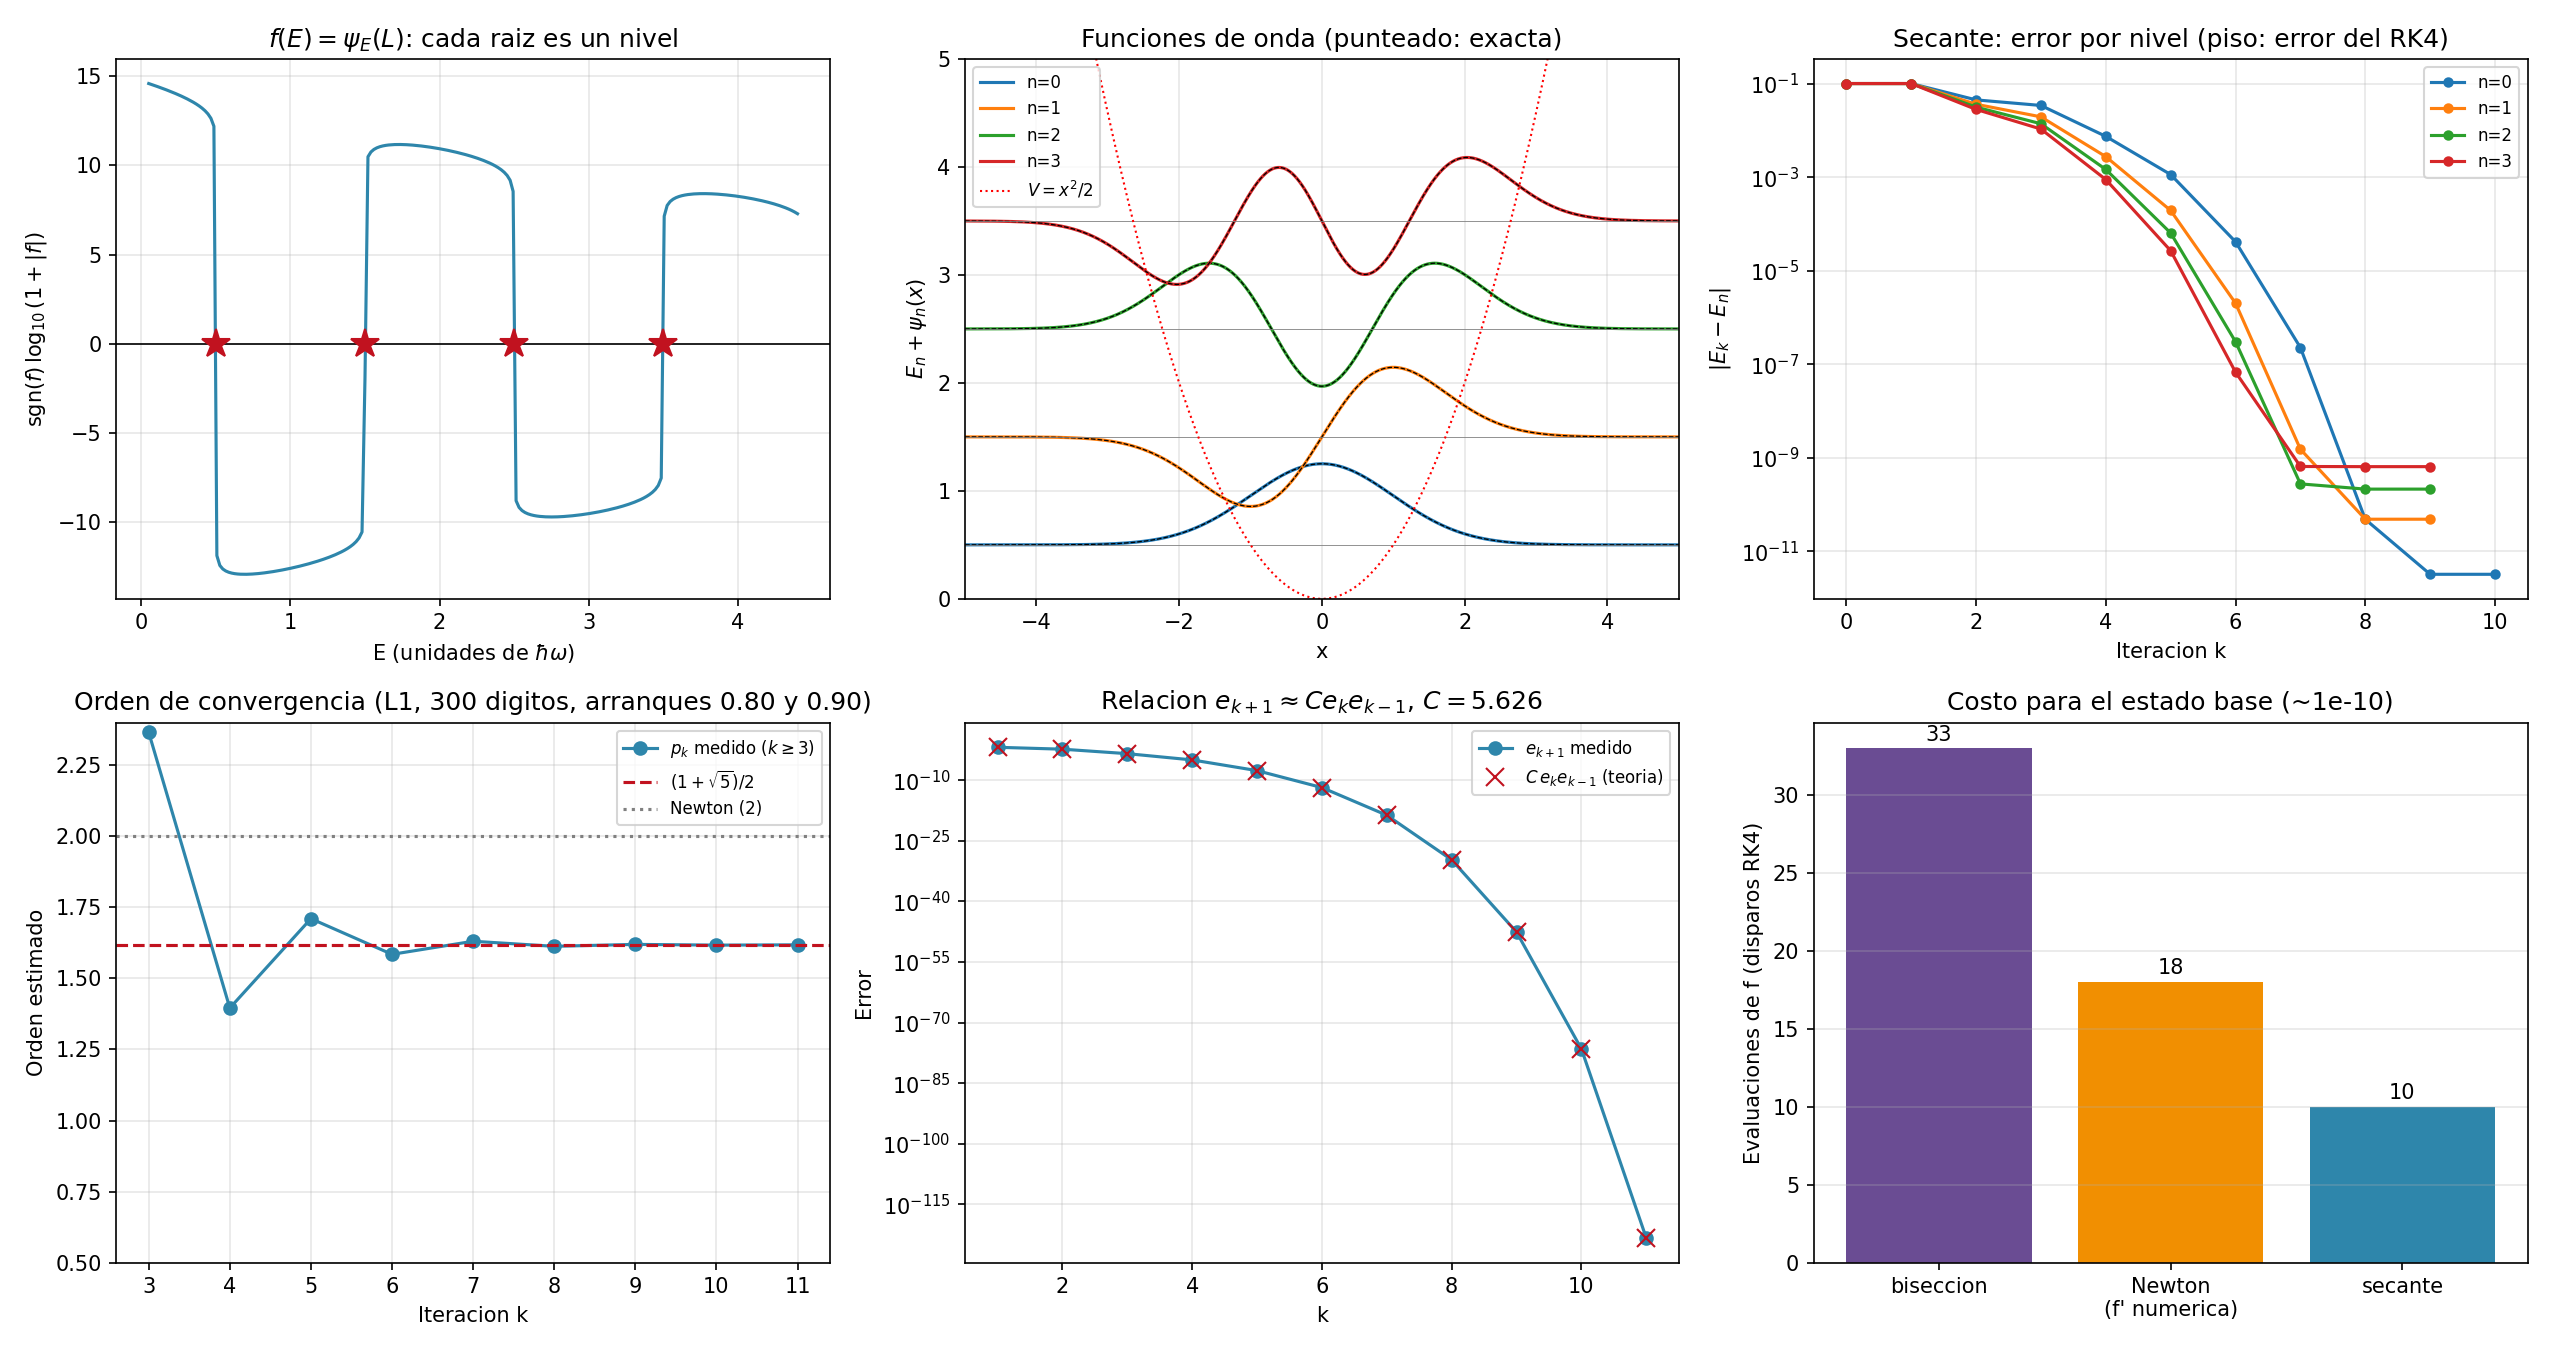

Python code for this plot:
r"""
=============================================================================
 TEMA: Metodo de la secante
 CURSO: Fisica Computacional II
=============================================================================

MOTIVACION Y DEDUCCION
-----------------------------------------------------------------
Newton necesita f'(x_k). A veces f' no esta disponible (f es el resultado de
una simulacion, una integral numerica o una caja negra) o es cara de calcular.
La secante reemplaza la tangente por la RECTA SECANTE que pasa por los dos
ultimos puntos (x_{k-1}, f_{k-1}) y (x_k, f_k): es Newton con la derivada
aproximada por el cociente de diferencias

        f'(x_k) ~ ( f(x_k) - f(x_{k-1}) ) / ( x_k - x_{k-1} ) = f[x_{k-1}, x_k] .

Entonces

        x_{k+1} = x_k - f(x_k) (x_k - x_{k-1}) / ( f(x_k) - f(x_{k-1}) ) .

Solo cuesta UNA evaluacion nueva de f por iteracion (la anterior se reutiliza).

ORDEN DE CONVERGENCIA (deduccion)
-----------------------------------------------------------------
Con diferencias divididas, f(x_k) = f[x_k, x*] e_k (porque f(x*) = 0). Asi

    e_{k+1} = e_k - f_k / f[x_{k-1},x_k]
            = e_k ( 1 - f[x_k,x*] / f[x_{k-1},x_k] )
            = e_k ( f[x_{k-1},x_k] - f[x_k,x*] ) / f[x_{k-1},x_k]
            = e_k e_{k-1} f[x_{k-1},x_k,x*] / f[x_{k-1},x_k]
            ~ ( f''(x*) / (2 f'(x*)) ) e_k e_{k-1} .

(se uso f[a,b] - f[b,c] = f[a,b,c] (a - c) y a - c = e_{k-1}). Suponiendo
e_{k+1} ~ A e_k^p, entonces e_{k-1} ~ (e_k/A)^{1/p} y la relacion anterior da
e_k^p ~ e_k^{1 + 1/p}, es decir

        p = 1 + 1/p   =>   p^2 - p - 1 = 0   =>   p = (1+sqrt 5)/2 ~ 1.618

(la razon aurea). Es superlineal pero menor que 2 de Newton. Sin embargo,
por costo por evaluacion de f, la secante es MEJOR: crecimiento por
evaluacion = 1.618 frente a sqrt(2) = 1.414 de Newton si cada derivada
cuesta una evaluacion extra (indice de eficiencia p^(1/costo)).

EJEMPLO FISICO: metodo de disparo para el oscilador armonico cuantico
-----------------------------------------------------------------
En unidades adimensionales (hbar = m = w = 1) la ecuacion de Schrodinger es

        -(1/2) psi'' + (1/2) x^2 psi = E psi   <=>   psi'' = (x^2 - 2E) psi .

Se exige psi -> 0 en x -> +-inf; numericamente, psi(-L) = 0 y psi(+L) = 0 con
L grande (justificacion: las soluciones no fisicas crecen como e^{x^2/2},
asi que el error de truncar en L = 6 es del orden de e^{-L^2} ~ 1e-16, muy
inferior al del integrador).

Metodo de disparo: dada una energia E de prueba, se integra desde x = -L con
psi(-L) = 0, psi'(-L) = 1 (la normalizacion no importa: la ecuacion es lineal)
hasta x = +L, y se define

        f(E) = psi_E(+L) .

Las energias permitidas son las RAICES de f(E). No existe una formula para
f'(E) (psi depende de E a traves de una integracion numerica), asi que
Newton no es practico: es el caso ideal para la secante.
Solucion exacta (para medir el error): E_n = n + 1/2.
"""

import numpy as np
import matplotlib.pyplot as plt
import mpmath as mp

np.set_printoptions(precision=10, suppress=True)
trapz = getattr(np, "trapezoid", None) or np.trapz   # numpy 2.x / 1.x

L_BOX = 6.0
N_PASOS = 2400
H = 2 * L_BOX / N_PASOS
CONTADOR = {"evals": 0}


# -----------------------------------------------------------------------
# 1) Integrador RK4 de psi'' = (x^2 - 2E) psi
# -----------------------------------------------------------------------
def disparo(E, devolver_perfil=False):
    """Integra de -L a +L con RK4 y devuelve psi(+L) (o todo el perfil)."""
    CONTADOR["evals"] += 1
    x = -L_BOX
    psi, dpsi = 0.0, 1.0

    def deriv(x, psi, dpsi):
        return dpsi, (x * x - 2 * E) * psi

    xs = np.empty(N_PASOS + 1)
    ps = np.empty(N_PASOS + 1)
    xs[0], ps[0] = x, psi
    for i in range(N_PASOS):
        k1 = deriv(x, psi, dpsi)
        k2 = deriv(x + H / 2, psi + H / 2 * k1[0], dpsi + H / 2 * k1[1])
        k3 = deriv(x + H / 2, psi + H / 2 * k2[0], dpsi + H / 2 * k2[1])
        k4 = deriv(x + H, psi + H * k3[0], dpsi + H * k3[1])
        psi += H / 6 * (k1[0] + 2 * k2[0] + 2 * k3[0] + k4[0])
        dpsi += H / 6 * (k1[1] + 2 * k2[1] + 2 * k3[1] + k4[1])
        x += H
        xs[i + 1], ps[i + 1] = x, psi
    return (xs, ps) if devolver_perfil else psi


# -----------------------------------------------------------------------
# 2) Metodo de la secante
# -----------------------------------------------------------------------
def secante(f, x0, x1, tol=1e-12, max_iter=50):
    """Devuelve la lista de iterados. Criterio: |x_{k+1}-x_k| < tol.
    Se protege contra f(x_k) = f(x_{k-1}) (denominador nulo)."""
    xs = [x0, x1]
    f0, f1 = f(x0), f(x1)
    for _ in range(max_iter):
        if f1 == f0:
            raise ZeroDivisionError("f(x_k) = f(x_{k-1}): la secante es horizontal")
        x2 = xs[-1] - f1 * (xs[-1] - xs[-2]) / (f1 - f0)
        xs.append(x2)
        if abs(x2 - xs[-2]) < tol:
            break
        f0, f1 = f1, f(x2)
    return np.array(xs)


# =========================================================================
# 3) Primeros cuatro niveles de energia
# =========================================================================
print(f"RK4 con h = {H:.4f}, L = {L_BOX}.  E exacta = n + 1/2\n")

# --- ADVERTENCIA: la secante NO esta atrapada en un intervalo (a diferencia
# de la biseccion). f(E) = psi(L) es extremadamente empinada (pasa de +1e13 a
# -1e13 entre E=0.3 y E=0.7), y con arranques lejanos la secante rebota:
CONTADOR["evals"] = 0
Es_lejos = secante(disparo, 0.3, 0.7, tol=1e-12)
print("Arranques LEJANOS [0.3, 0.7]: la secante necesita "
      f"{len(Es_lejos)-2} iteraciones y visita E_min = {Es_lejos.min():.3f} "
      "(fuera de [0.3, 0.7])")
print("En la practica se hace un barrido grueso de E para localizar el cambio de\n"
      "signo y se arranca la secante cerca de el:\n")
print(f"{'n':>2} {'arranques':>12} {'E calculada':>16} {'|E - E_exacta|':>16} "
      f"{'iter':>5} {'evals de f':>11}")

resultados = []
for n in range(4):
    CONTADOR["evals"] = 0
    Es = secante(disparo, n + 0.4, n + 0.6, tol=1e-12)
    resultados.append((n, Es, CONTADOR["evals"]))
    print(f"{n:2d} [{n+0.4:.1f},{n+0.6:.1f}] {Es[-1]:16.12f} "
          f"{abs(Es[-1] - (n + 0.5)):16.3e} {len(Es)-2:5d} {CONTADOR['evals']:11d}")

print("\nEl error residual (~1e-10) NO es de la secante (que converge hasta 1e-12):")
print("es el error del integrador RK4 (orden h^4) y del truncamiento en L. Se")
print("comprueba reduciendo h:")
for n_pasos in [600, 1200, 2400, 4800]:
    N_PASOS = n_pasos
    H = 2 * L_BOX / N_PASOS
    Es = secante(disparo, 0.4, 0.6, tol=1e-13)
    print(f"   N = {n_pasos:5d} pasos (h={H:.5f}): |E0 - 0.5| = {abs(Es[-1]-0.5):.3e}")
N_PASOS = 2400
H = 2 * L_BOX / N_PASOS

# =========================================================================
# 4) Costo: secante vs biseccion vs Newton con derivada numerica
# =========================================================================
CONTADOR["evals"] = 0
disparo(0.4); disparo(0.6)
CONTADOR["evals"] = 0
# biseccion en [0.3, 0.7] hasta 1e-10
a, b = 0.3, 0.7
fa = disparo(a)
while (b - a) > 1e-10:
    c = 0.5 * (a + b)
    fc = disparo(c)
    if fa * fc < 0:
        b = c
    else:
        a, fa = c, fc
evals_bis = CONTADOR["evals"]

CONTADOR["evals"] = 0
E = 0.4                                   # Newton con derivada por diferencia central
for _ in range(30):
    dE = 1e-5
    d = (disparo(E + dE) - disparo(E - dE)) / (2 * dE)       # 2 evaluaciones
    E_nuevo = E - disparo(E) / d                              # 1 evaluacion
    if abs(E_nuevo - E) < 1e-10:
        E = E_nuevo
        break
    E = E_nuevo
evals_newton = CONTADOR["evals"]

evals_sec = resultados[0][2]
print(f"\nEvaluaciones de f hasta ~1e-10 (estado base):")
print(f"   biseccion          : {evals_bis}")
print(f"   Newton (f' numerica): {evals_newton}  (3 evaluaciones por iteracion)")
print(f"   secante            : {evals_sec}")

# =========================================================================
# 5) Verificacion del orden de convergencia (p = 1.618) con 60 digitos
#    sobre el punto L1 del script 12 (f(u) con solucion exacta conocida)
# =========================================================================
mp.mp.dps = 300
G, M_T, M_L, R_TL, W = (mp.mpf("6.674e-11"), mp.mpf("5.974e24"),
                        mp.mpf("7.348e22"), mp.mpf("3.844e8"), mp.mpf("2.662e-6"))
al = G * M_T / (W ** 2 * R_TL ** 3)
be = G * M_L / (W ** 2 * R_TL ** 3)
g_mp = lambda u: al / u ** 2 - be / (1 - u) ** 2 - u
u_exacta = mp.findroot(g_mp, mp.mpf("0.85"))

xs_mp = [mp.mpf("0.80"), mp.mpf("0.90")]
for _ in range(11):
    f0, f1 = g_mp(xs_mp[-2]), g_mp(xs_mp[-1])
    xs_mp.append(xs_mp[-1] - f1 * (xs_mp[-1] - xs_mp[-2]) / (f1 - f0))
err_mp = [abs(x - u_exacta) for x in xs_mp]
p_est = [float(mp.log(err_mp[k + 1] / err_mp[k]) / mp.log(err_mp[k] / err_mp[k - 1]))
         for k in range(1, len(err_mp) - 1)]

print("\nOrden de convergencia estimado p_k = ln(e_{k+1}/e_k) / ln(e_k/e_{k-1})  (L1, 300 digitos):")
for k, pk in enumerate(p_est, start=1):
    print(f"   k={k}: p = {pk:.4f}")
print(f"   valor teorico (1+sqrt5)/2 = {(1+np.sqrt(5))/2:.4f}  (los primeros p_k aun no estan en el regimen asintotico)")

# =========================================================================
# 6) Graficas
# =========================================================================
fig, axes = plt.subplots(2, 3, figsize=(17, 9))

# (a) f(E) con las raices
Eg = np.linspace(0.05, 4.4, 220)
fE = np.array([disparo(E) for E in Eg])
axes[0, 0].plot(Eg, np.sign(fE) * np.log10(1 + np.abs(fE)), color="#2E86AB")
axes[0, 0].axhline(0, color="k", lw=0.8)
for n in range(4):
    axes[0, 0].plot(n + 0.5, 0, "*", color="#C1121F", ms=14)
axes[0, 0].set_xlabel("E (unidades de $\\hbar\\omega$)")
axes[0, 0].set_ylabel(r"$\mathrm{sgn}(f)\,\log_{10}(1+|f|)$")
axes[0, 0].set_title(r"$f(E)=\psi_E(L)$: cada raiz es un nivel")
axes[0, 0].grid(alpha=0.3)

# (b) funciones de onda
from numpy.polynomial.hermite import hermval
xs_p, _ = disparo(0.5, True)
for n, Es, _ in resultados:
    xs_p, ps = disparo(Es[-1], True)
    # normalizar y comparar con la solucion exacta (Hermite)
    ps = ps / np.sqrt(trapz(ps ** 2, xs_p))
    coef = np.zeros(n + 1); coef[n] = 1
    exacta = hermval(xs_p, coef) * np.exp(-xs_p ** 2 / 2)
    exacta /= np.sqrt(trapz(exacta ** 2, xs_p))
    ps *= np.sign(ps @ exacta)
    axes[0, 1].plot(xs_p, ps + (n + 0.5), label=f"n={n}")
    axes[0, 1].plot(xs_p, exacta + (n + 0.5), "k--", lw=0.6)
    axes[0, 1].axhline(n + 0.5, color="gray", lw=0.4)
    print(f"max |psi_{n} disparo - psi_{n} exacta| = {np.max(np.abs(ps - exacta)):.2e}")
axes[0, 1].plot(xs_p, 0.5 * xs_p ** 2, "r:", lw=1, label=r"$V=x^2/2$")
axes[0, 1].set_xlim(-5, 5); axes[0, 1].set_ylim(0, 5)
axes[0, 1].set_xlabel("x"); axes[0, 1].set_ylabel(r"$E_n + \psi_n(x)$")
axes[0, 1].set_title("Funciones de onda (punteado: exacta)")
axes[0, 1].legend(fontsize=8)
axes[0, 1].grid(alpha=0.3)

# (c) convergencia de la secante en cada nivel
for n, Es, _ in resultados:
    err = np.abs(Es - (n + 0.5))
    axes[0, 2].semilogy(np.arange(len(err)), err + 1e-17, "o-", ms=4, label=f"n={n}")
axes[0, 2].set_xlabel("Iteracion k")
axes[0, 2].set_ylabel(r"$|E_k-E_n|$")
axes[0, 2].set_title("Secante: error por nivel (piso: error del RK4)")
axes[0, 2].legend(fontsize=8)
axes[0, 2].grid(alpha=0.3, which="both")

# (d) orden de convergencia
axes[1, 0].plot(range(3, len(p_est) + 1), p_est[2:], "o-", color="#2E86AB", label=r"$p_k$ medido ($k\geq3$)")
axes[1, 0].axhline((1 + np.sqrt(5)) / 2, color="#C1121F", ls="--", label=r"$(1+\sqrt{5})/2$")
axes[1, 0].axhline(2, color="gray", ls=":", label="Newton (2)")
axes[1, 0].set_ylim(0.5, 2.4)
axes[1, 0].set_xlabel("Iteracion k"); axes[1, 0].set_ylabel("Orden estimado")
axes[1, 0].set_title("Orden de convergencia (L1, 300 digitos, arranques 0.80 y 0.90)")
axes[1, 0].legend(fontsize=8)
axes[1, 0].grid(alpha=0.3)

# (e) verificar e_{k+1} ~ C e_k e_{k-1}
e_f = np.array([float(x) for x in err_mp])
du = lambda u: -2 * al / u ** 3 - 2 * be / (1 - u) ** 3 - 1
d2u = lambda u: 6 * al / u ** 4 - 6 * be / (1 - u) ** 4
C = float(abs(d2u(u_exacta) / (2 * du(u_exacta))))
pred = C * e_f[1:-1] * e_f[:-2]
kk = np.arange(1, len(e_f) - 1)
axes[1, 1].semilogy(kk, e_f[2:], "o-", color="#2E86AB", label=r"$e_{k+1}$ medido")
axes[1, 1].semilogy(kk, pred, "x", color="#C1121F", ms=9, label=r"$C\,e_k e_{k-1}$ (teoria)")
axes[1, 1].set_xlabel("k"); axes[1, 1].set_ylabel("Error")
axes[1, 1].set_title(rf"Relacion $e_{{k+1}}\approx C e_k e_{{k-1}}$, $C={C:.3f}$")
axes[1, 1].legend(fontsize=8)
axes[1, 1].grid(alpha=0.3, which="both")

# (f) costo
etiquetas = ["biseccion", "Newton\n(f' numerica)", "secante"]
axes[1, 2].bar(etiquetas, [evals_bis, evals_newton, evals_sec],
               color=["#6A4C93", "#F18F01", "#2E86AB"])
for i, v in enumerate([evals_bis, evals_newton, evals_sec]):
    axes[1, 2].text(i, v + 0.5, str(v), ha="center")
axes[1, 2].set_ylabel("Evaluaciones de f (disparos RK4)")
axes[1, 2].set_title("Costo para el estado base (~1e-10)")
axes[1, 2].grid(alpha=0.3, axis="y")

plt.tight_layout()
plt.savefig("13_secante.png", dpi=150)
print("\nGrafica guardada en 13_secante.png")
